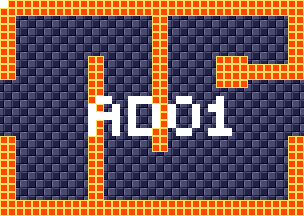

The image is a tile-based game level rendered from a .tmx file. Its description and source (layers, tilesets, objects; grid data summarised) follow:
An orthogonal 38x27 tile map with 8x8 px tiles, 4 tile layers (background, foreground, room numbers, Objects), 15 tilesets.

<map version="1.5" tiledversion="1.7.1" orientation="orthogonal" renderorder="right-down" width="38" height="27" tilewidth="8" tileheight="8" infinite="0" nextlayerid="11" nextobjectid="1">
 <tileset firstgid="1" source="tilesheets/tsKarniMata.tsx" />
 <tileset firstgid="1025" source="tilesheets/tsVoodooWasp.tsx" />
 <tileset firstgid="2049" source="tilesheets/tsBurial.tsx" />
 <tileset firstgid="3073" source="tilesheets/tsBlueTemple.tsx" />
 <tileset firstgid="4097" source="tilesheets/tsGoddess.tsx" />
 <tileset firstgid="5121" source="tilesheets/tsKonark.tsx" />
 <tileset firstgid="6145" name="sEnemies" tilewidth="8" tileheight="8" tilecount="1024" columns="32">
  <image source="../grapx/tilesheets/sObjects.bmp" trans="ff94ff" width="256" height="256" />
 </tileset>
 <tileset firstgid="7169" source="tilesheets/tsIceTemple.tsx" />
 <tileset firstgid="8193" source="tilesheets/tsLavaArea.tsx" />
 <tileset firstgid="9217" source="tilesheets/tsBossArea.tsx" />
 <tileset firstgid="10241" source="tilesheets/tsPegu.tsx" />
 <tileset firstgid="11265" source="tilesheets/sTiwanakuTemple.tsx" />
 <tileset firstgid="12289" source="tilesheets/sIndraTemple.tsx" />
 <tileset firstgid="13313" source="tilesheets/sTeleport.tsx" />
 <tileset firstgid="14337" source="tilesheets/sObjects.tsx" />
 <layer id="2" name="background" width="38" height="27">
  <data>[1026 cells, 1026 non-empty, 2 distinct tile ids]</data>
 </layer>
 <layer id="1" name="foreground" width="38" height="27">
  <data>[1026 cells, 312 non-empty, 1 distinct tile ids]</data>
 </layer>
 <layer id="7" name="room numbers" width="38" height="27">
  <data>[1026 cells, 43 non-empty, 1 distinct tile ids]</data>
 </layer>
 <layer id="10" name="Objects" width="38" height="27">
  <data>[1026 cells, 0 non-empty, 0 distinct tile ids]</data>
 </layer>
</map>
